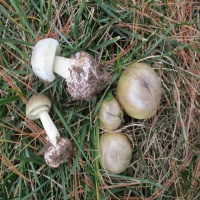
#> input picture data/resized_mushrooms/Amanita_phalloides/amanita_phalloides_1117330.jpg, 200 x 200 px; its folder holds only this picture in this run
$ python create_augmentation_examples.py
#> lines starting #> are read from the running program, lines starting #| are printed output that depends on the picture
"""
====================================================
Programmname : Create Augmentation Examples
Beschreibung : Erstellt Beispiele für Bildaugmentierungen.

====================================================
"""
import cv2
import numpy as np
from pathlib import Path
import os

class AugmentationExampleCreator:
    def __init__(self, source_dir="Webscraper/data/resized_mushrooms",
                 example_dir="Webscraper/data/augmented_mushrooms/example"):
        self.source_dir = Path(source_dir)
        self.example_dir = Path(example_dir)
        self.example_dir.mkdir(parents=True, exist_ok=True)

    def horizontal_flip(self, image):
        """Horizontales Spiegeln"""
        return cv2.flip(image, 1)

    def rotate_image(self, image, angle):
        """Rotiert das Bild um einen bestimmten Winkel"""
        height, width = image.shape[:2]
        center = (width // 2, height // 2)
        rotation_matrix = cv2.getRotationMatrix2D(center, angle, 1.0)
        rotated = cv2.warpAffine(image, rotation_matrix, (width, height))
        return rotated

    def zoom_image(self, image, zoom_factor=1.2):
        """Zoomen zwischen 80% und 120%, behält 128x128 bei"""
        height, width = image.shape[:2]

        if zoom_factor > 1.0:
            # Zoom in: Bild vergrößern und dann croppen
            new_height = int(height * zoom_factor)
            new_width = int(width * zoom_factor)

            # Bild vergrößern
            enlarged = cv2.resize(image, (new_width, new_height))

            # Zentralen Bereich croppen (zurück auf 128x128)
            start_y = (new_height - height) // 2
            start_x = (new_width - width) // 2
            zoomed = enlarged[start_y:start_y + height, start_x:start_x + width]

        else:
            # Zoom out: Bild verkleinern und mit Rand auffüllen
            new_height = int(height * zoom_factor)
            new_width = int(width * zoom_factor)

            # Bild verkleinern
            reduced = cv2.resize(image, (new_width, new_height))

            # Schwarzen Hintergrund erstellen (128x128)
            zoomed = np.zeros((height, width, 3), dtype=np.uint8)

            # Verkleinertes Bild zentriert einfügen
            start_y = (height - new_height) // 2
            start_x = (width - new_width) // 2
            zoomed[start_y:start_y + new_height, start_x:start_x + new_width] = reduced

        return zoomed

    def translate_image(self, image, shift_x=15, shift_y=15):
        """Verschieben des Bildes"""
        height, width = image.shape[:2]
        translation_matrix = np.float32([[1, 0, shift_x], [0, 1, shift_y]])
        translated = cv2.warpAffine(image, translation_matrix, (width, height))
        return translated

    def adjust_brightness(self, image, factor):
        """Passt die Helligkeit an"""
        hsv = cv2.cvtColor(image, cv2.COLOR_BGR2HSV)
        hsv = hsv.astype(np.float32)
        hsv[:, :, 2] = hsv[:, :, 2] * factor
        hsv[:, :, 2] = np.clip(hsv[:, :, 2], 0, 255)
        hsv = hsv.astype(np.uint8)
        return cv2.cvtColor(hsv, cv2.COLOR_HSV2BGR)

    def adjust_chroma(self, image, factor):
        """Passt die Chroma (Farbsättigung) an"""
        hsv = cv2.cvtColor(image, cv2.COLOR_BGR2HSV)
        hsv = hsv.astype(np.float32)
        hsv[:, :, 1] = hsv[:, :, 1] * factor  # Sättigung anpassen
        hsv[:, :, 1] = np.clip(hsv[:, :, 1], 0, 255)
        hsv = hsv.astype(np.uint8)
        return cv2.cvtColor(hsv, cv2.COLOR_HSV2BGR)

    def adjust_contrast(self, image, factor):
        """Passt den Kontrast an"""
        return cv2.convertScaleAbs(image, alpha=factor, beta=0)

    def adjust_sharpness(self, image, factor):
        """Passt die Schärfe an"""
        # Schärfe-Kernel
        kernel = np.array([[-1,-1,-1],
                          [-1, 9,-1],
                          [-1,-1,-1]])

        # Original und geschärftes Bild kombinieren
        sharpened = cv2.filter2D(image, -1, kernel)

        # Gewichtete Kombination basierend auf dem Faktor
        if factor > 1.0:
            # Schärfen
            blend_factor = min((factor - 1.0), 1.0)
            result = cv2.addWeighted(image, 1 - blend_factor, sharpened, blend_factor, 0)
        else:
            # Weichzeichnen (Schärfe reduzieren)
            blur_strength = int((1.0 - factor) * 5) + 1
            if blur_strength % 2 == 0:
                blur_strength += 1  # Kernel-Größe muss ungerade sein
            blurred = cv2.GaussianBlur(image, (blur_strength, blur_strength), 0)
            result = blurred

        return result

    def add_noise(self, image, noise_level=25):
        """Fügt Rauschen hinzu"""
        noise = np.random.normal(0, noise_level, image.shape).astype(np.uint8)
        noisy_image = cv2.add(image, noise)
        return noisy_image

    def create_comparison_image(self, original, augmented, title):
        """Erstellt ein Vergleichsbild (vorher/nachher)"""
        # Titel-Text hinzufügen
        font = cv2.FONT_HERSHEY_SIMPLEX
        font_scale = 0.5
        color = (255, 255, 255)
        thickness = 1

        # Text-Dimensionen berechnen
        (text_width, text_height), _ = cv2.getTextSize(title, font, font_scale, thickness)

        # Erstelle eine größere Leinwand für Titel
        canvas_height = original.shape[0] * 2 + 80  # Platz für Titel und Bilder
        canvas_width = original.shape[1] + 20  # Etwas Rand
        canvas = np.zeros((canvas_height, canvas_width, 3), dtype=np.uint8)

        # Titel hinzufügen
        title_x = (canvas_width - text_width) // 2
        cv2.putText(canvas, title, (title_x, 25), font, font_scale, color, thickness)

        # "Original" und "Augmented" Labels
        cv2.putText(canvas, "Original", (10, 55), font, 0.4, color, 1)
        cv2.putText(canvas, "Augmented", (10, original.shape[0] + 75), font, 0.4, color, 1)

        # Bilder einfügen
        y_original = 60
        y_augmented = y_original + original.shape[0] + 20

        canvas[y_original:y_original + original.shape[0], 10:10 + original.shape[1]] = original
        canvas[y_augmented:y_augmented + augmented.shape[0], 10:10 + augmented.shape[1]] = augmented

        return canvas

    def create_all_examples(self):
        """Erstellt Beispiele für alle Augmentierungstechniken"""
        if not self.source_dir.exists():
            print(f"Fehler: Quell-Ordner {self.source_dir} existiert nicht!")
            return

        # Erstes verfügbares Bild finden
        example_image_path = None
        for class_dir in self.source_dir.iterdir():
            if class_dir.is_dir():
                # Alle Bildformate finden
                image_extensions = ['*.jpg', '*.jpeg', '*.png', '*.bmp', '*.tiff', '*.tif']
                for ext in image_extensions:
                    files = list(class_dir.glob(ext)) + list(class_dir.glob(ext.upper()))
                    if files:
                        example_image_path = files[0]
                        break
                if example_image_path:
                    break

        if not example_image_path:
            print("Kein Beispielbild gefunden!")
            return

        print(f"Verwende Beispielbild: {example_image_path}")
        print(f"Speichere Beispiele in: {self.example_dir.absolute()}")

        # Original Bild laden
        original_image = cv2.imread(str(example_image_path))
#> original_image is the input picture: shape (200, 200, 3); mean B, G, R 87.9, 105, 107
        if original_image is None:
            print(f"Fehler beim Laden von {example_image_path}")
            return

        # Original speichern
        cv2.imwrite(str(self.example_dir / "00_original.jpg"), original_image)

        # Alle Augmentierungstechniken mit Beispielen
        augmentation_examples = [
            ("01_horizontal_flip", "Horizontales Spiegeln",
             lambda img: self.horizontal_flip(img)),

            ("02_rotate_15_pos", "Rotation +15 Grad",
             lambda img: self.rotate_image(img, 15)),

            ("03_rotate_15_neg", "Rotation -15 Grad",
             lambda img: self.rotate_image(img, -15)),

            ("04_rotate_30_pos", "Rotation +30 Grad",
             lambda img: self.rotate_image(img, 30)),

            ("05_zoom_80", "Zoom 80% (Zoom Out)",
             lambda img: self.zoom_image(img, 0.8)),

            ("06_zoom_90", "Zoom 90%",
             lambda img: self.zoom_image(img, 0.9)),

            ("07_zoom_110", "Zoom 110%",
             lambda img: self.zoom_image(img, 1.1)),

            ("08_zoom_120", "Zoom 120% (Zoom In)",
             lambda img: self.zoom_image(img, 1.2)),

            ("09_translate", "Verschiebung (15x, 15y)",
             lambda img: self.translate_image(img, 15, 15)),

            ("10_brightness_plus", "Helligkeit +10%",
             lambda img: self.adjust_brightness(img, 1.1)),

            ("11_brightness_minus", "Helligkeit -10%",
             lambda img: self.adjust_brightness(img, 0.9)),

            ("12_chroma_plus", "Sättigung +10%",
             lambda img: self.adjust_chroma(img, 1.1)),

            ("13_chroma_minus", "Sättigung -10%",
             lambda img: self.adjust_chroma(img, 0.9)),

            ("14_contrast_plus", "Kontrast +10%",
             lambda img: self.adjust_contrast(img, 1.1)),

            ("15_contrast_minus", "Kontrast -10%",
             lambda img: self.adjust_contrast(img, 0.9)),

            ("16_sharpness_plus", "Schärfe +10%",
             lambda img: self.adjust_sharpness(img, 1.1)),

            ("17_sharpness_minus", "Schärfe -10%",
             lambda img: self.adjust_sharpness(img, 0.9)),

            ("18_noise", "Rauschen hinzufügen",
             lambda img: self.add_noise(img, 20)),
        ]

        print(f"\nErstelle {len(augmentation_examples)} Augmentierungsbeispiele...")

        for filename, description, aug_func in augmentation_examples:
            try:
                # Augmentierung anwenden
                augmented = aug_func(original_image)

                # Einzelne Bilder speichern
                cv2.imwrite(str(self.example_dir / f"{filename}_einzeln.jpg"), augmented)

                # Vergleichsbild erstellen (vorher/nachher)
                comparison = self.create_comparison_image(original_image, augmented, description)
                cv2.imwrite(str(self.example_dir / f"{filename}_vergleich.jpg"), comparison)

                print(f"✓ {description} - gespeichert als {filename}")

            except Exception as e:
                print(f"✗ Fehler bei {description}: {e}")
#> this loop made 18 passes
#> pass 1, in create_all_examples, `augmented = aug_func(original_image)`:
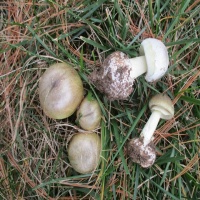
#> augmented: shape (200, 200, 3); mean B, G, R 87.9, 105, 107
#> pass 1, in create_all_examples, `comparison = self.create_comparison_image(original_image, augmented, d..`:
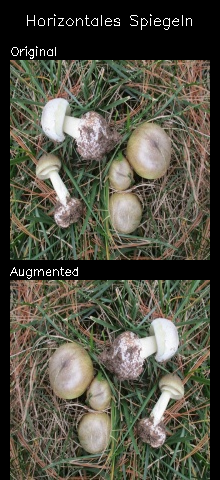
#> comparison: shape (480, 220, 3); mean B, G, R 68.3, 81.2, 82.7
#> pass 2, in rotate_image, `rotated = cv2.warpAffine(image, rotation_matrix, (width, height))`:
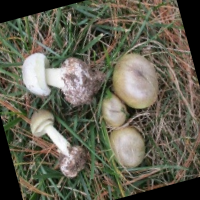
#> rotated: shape (200, 200, 3); mean B, G, R 81.1, 96, 98
#> pass 2, in create_all_examples, `comparison = self.create_comparison_image(original_image, augmented, d..`:
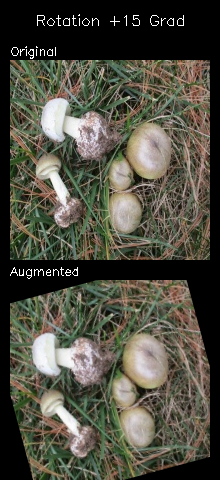
#> comparison: shape (480, 220, 3); mean B, G, R 65.5, 77.6, 79.1

        # Zusammenfassung erstellen
        self.create_summary_info()

        print(f"\nAlle Beispiele erfolgreich erstellt!")
        print(f"Gespeichert in: {self.example_dir.absolute()}")
        print(f"Für jede Technik gibt es zwei Dateien:")
        print(f"   - *_einzeln.jpg (nur das augmentierte Bild)")
        print(f"   - *_vergleich.jpg (vorher/nachher Vergleich)")

    def create_summary_info(self):
        """Erstellt eine Textdatei mit Zusammenfassung aller Techniken"""
        summary_path = self.example_dir / "augmentation_techniques_summary.txt"

        summary_text = """AUGMENTIERUNGSTECHNIKEN ÜBERSICHT
=====================================

Dieses Verzeichnis enthält Beispiele für alle verwendeten Augmentierungstechniken:

1. GEOMETRISCHE TRANSFORMATIONEN:
   - Horizontales Spiegeln: Spiegelt das Bild horizontal
   - Rotation: Dreht das Bild um ±15° und ±30°
   - Zoom: Vergrößert (110%, 120%) oder verkleinert (80%, 90%) das Bild
   - Translation: Verschiebt das Bild um 15 Pixel in X- und Y-Richtung

2. PHOTOMETRISCHE ANPASSUNGEN:
   - Helligkeit: Erhöht (+10%) oder reduziert (-10%) die Bildhelligkeit
   - Sättigung/Chroma: Verstärkt (+10%) oder reduziert (-10%) die Farbsättigung
   - Kontrast: Erhöht (+10%) oder reduziert (-10%) den Bildkontrast
   - Schärfe: Schärft (+10%) oder weichzeichnet (-10%) das Bild

3. RAUSCHEN:
   - Gaußsches Rauschen: Fügt zufälliges Rauschen hinzu für Robustheit

DATEIFORMATE:
- *_einzeln.jpg: Nur das augmentierte Bild (128x128 Pixel)
- *_vergleich.jpg: Vorher/Nachher Vergleich

ZWECK:
Diese Augmentierungen verbessern die Generalisierungsfähigkeit des CNN-Modells,
indem sie die Trainingsdaten diversifizieren und das Modell robuster gegen
Variationen in echten Bildern machen.

Alle Augmentierungen behalten die Ausgabegröße von 128x128 Pixeln bei.
"""

        with open(summary_path, 'w', encoding='utf-8') as f:
            f.write(summary_text)

        print(f"Zusammenfassung gespeichert: {summary_path.name}")

if __name__ == "__main__":
    print("AUGMENTATION EXAMPLE CREATOR")
    print("=" * 50)
    print("Erstellt Beispiele für alle Augmentierungstechniken")
    print("Speicherort: Webscraper/data/augmented_mushrooms/example")
    print()

    creator = AugmentationExampleCreator()
    creator.create_all_examples()

    print("\n" + "=" * 50)
    print("Fertig! Sie können nun die Beispiele anschauen.")

$ run again, on data/resized_mushrooms/Armillaria_mellea/armillaria_mellea_1126340.jpg
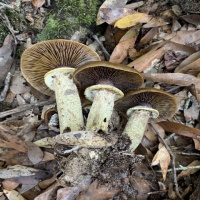
#> input picture data/resized_mushrooms/Armillaria_mellea/armillaria_mellea_1126340.jpg, 200 x 200 px
#> in create_all_examples, original_image is the input picture: shape (200, 200, 3); mean B, G, R 95.9, 108, 116.9
#> the loop in create_all_examples, `for filename, description, aug_func in augmentation_examples:` made 18 passes
#> pass 1, in create_all_examples, `augmented = aug_func(original_image)`:
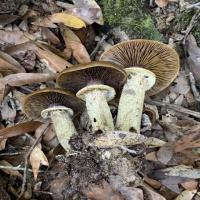
#> augmented: shape (200, 200, 3); mean B, G, R 95.9, 108, 116.9
#> pass 2, in create_all_examples, `comparison = self.create_comparison_image(original_image, augmented, d..`:
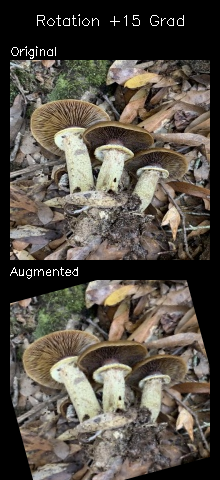
#> comparison: shape (480, 220, 3); mean B, G, R 71.1, 79.9, 86.4

$ run again, on data/resized_mushrooms/Amanita_phalloides/amanita_phalloides_14.png
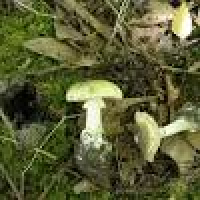
#> input picture data/resized_mushrooms/Amanita_phalloides/amanita_phalloides_14.png, 200 x 200 px
#> in create_all_examples, original_image is the input picture: shape (200, 200, 3); mean B, G, R 54, 93, 90.3
#> the loop in create_all_examples, `for filename, description, aug_func in augmentation_examples:` made 18 passes
#> pass 1, in create_all_examples, `augmented = aug_func(original_image)`:
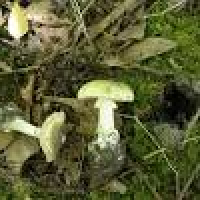
#> augmented: shape (200, 200, 3); mean B, G, R 54, 93, 90.3
#> pass 2, in create_all_examples, `comparison = self.create_comparison_image(original_image, augmented, d..`:
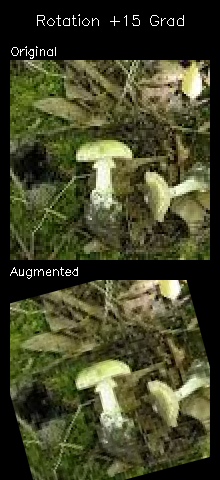
#> comparison: shape (480, 220, 3); mean B, G, R 40.4, 68.3, 66.4
